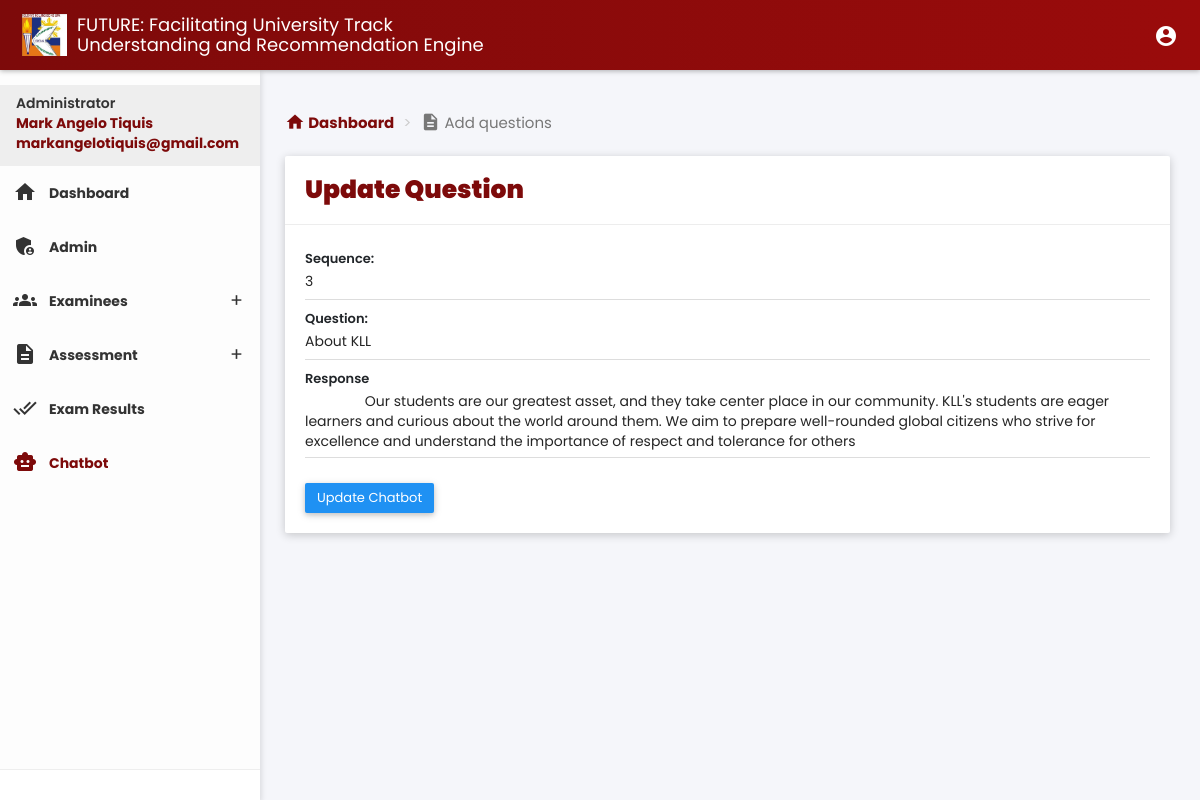
Page /admin/update_chatbot.php?id=25 (signed in) on the committed database.
### tables this page shows
CREATE TABLE `tbl_chatbot` (
  `id` int(11) NOT NULL,
  `chat_question` text NOT NULL,
  `bot_response` text NOT NULL,
  `created_at` timestamp NOT NULL DEFAULT current_timestamp(),
  `updated_at` timestamp NOT NULL DEFAULT current_timestamp(),
  `sequence` int(11) DEFAULT 0
);

### admin/update_chatbot.php (the view, shortened to what this page needs)
<?php
include '../database/connection.php';
if (isset($_GET['id'])) {
    $id = $_GET['id'];
    $query = "SELECT * FROM tbl_chatbot WHERE id = :id";
    $stmt = $conn->prepare($query);
    $stmt->execute(['id' => $id]);
    $chatbot = $stmt->fetch();
} else {
    $_SESSION['errors'] = "No ID provided.";
    header('Location: chatbot.php');
    exit;
}
?>
<!DOCTYPE html>
<html>
<head>
    <link href="plugins/bootstrap/css/bootstrap.css" rel="stylesheet">
    <link href="plugins/bootstrap-select/css/bootstrap-select.css" rel="stylesheet">
    <link href="plugins/node-waves/waves.css" rel="stylesheet" />
    <link href="plugins/animate-css/animate.css" rel="stylesheet" />
    <link href="plugins/multi-select/css/multi-select.css" rel="stylesheet">
    <link href="plugins/jquery-datatable/skin/bootstrap/css/dataTables.bootstrap.css" rel="stylesheet">
    <link href="css/style.css" rel="stylesheet">
    <link href="css/themes/all-themes.css" rel="stylesheet" />
    <link rel="stylesheet" href="css/custom.css">
</head>
<body class="theme-red">
    <nav class="navbar">
        <div class="container-fluid">
            <div class="navbar-header">
                <a id="app-title" style="display:flex;align-items:center" class="navbar-brand" href="index.php">
                    <img id="bcas-logo" style="width:45px;display:inline;margin-right:10px;" src="images/dashboard/kll-logo.jpg" />
                    FUTURE: Facilitating University Track <br> Understanding and Recommendation Engine
                </a>
            </div>
            <div class="collapse navbar-collapse" id="navbar-collapse">
                <ul class="nav navbar-nav navbar-right">
                    <li class="pull-right"><a href="javascript:void(0);" class="js-right-sidebar" data-close="true"><i class="material-icons">account_circle</i></a></li>
                </ul>
            </div>
        </div>
    </nav>
    <section>
        <?php include 'components/left_sidebar.php' ?>
    </section>
    <section class="content">
        <div class="container-fluid">
            <div class="block-header">
                <ol style="font-size: 15px;" class="breadcrumb breadcrumb-col-red">
                    <li><a href="index.php"><i style="font-size: 20px;" class="material-icons">home</i>
                            Dashboard</a></li>
                    <li class="active"><i style="font-size: 20px;" class="material-icons">description</i> Add questions
                    </li>
                </ol>
            </div>
            <div class="row clearfix">
                <div class="col-lg-12 col-md-12 col-sm-12 col-xs-12">
                    <div class="card">
                        <div class="header">
                            <h2 style="font-size: 25px; font-weight: 900; color: #7D0A0A;">
                                Update Question
                            </h2>
                        </div>
                        <div class="body">
                            <form id="update_chatbot_validation" action="update_chatbot.php?id=<?= $chatbot['id'] ?>" method="POST">
                                <div class="form-group form-float" style="margin-top: 20px !important;">
                                    <div class="form-line">
                                        <input type="text" class="form-control" name="sequence" value="<?= $chatbot['sequence'] ?>" required>
                                        <label class="form-label">Sequence:</label>
                                    </div>
                                </div>
                                <div class="form-group form-float" style="margin-top: 20px !important;">
                                    <div class="form-line">
                                        <input type="text" class="form-control" name="chat_question" value="<?= $chatbot['chat_question'] ?>" required>
                                        <label class="form-label">Question:</label>
                                    </div>
                                </div>
                                <div class="form-group form-float">
                                    <div class="form-line">
                                        <textarea name="bot_response" cols="30" rows="3" class="form-control no-resize" required>
                <?= htmlspecialchars($chatbot['bot_response']) ?>
            </textarea>
                                        <label class="form-label">Response</label>
                                    </div>
                                </div>
                                <button class="btn btn-primary waves-effect" type="submit">Update Chatbot</button>
                            </form>
                        </div>
                    </div>
                </div>
            </div>
    </section>
</body>
</html>

### admin/css/themes/all-themes.css (style rules this page uses)
.theme-red .navbar-brand { color: #fff; }
.theme-red .nav>li>a { color: #fff; }

### admin/css/custom.css (style rules this page uses)
.breadcrumb { padding-left: 0px; }
.form-group .form-line.focused .form-label, .form-group .form-line .form-label { top: -15px !important; }
.form-label, .field-label, .modal label:not(.error) { font-weight: 600 !important; font-size: 13px !important; color: #212529 !important; }
.card .header { color: #7D0A0A !important; }
.content { color: #252525 !important; }
.form-control { color: #252525 !important; }
body { font-family: "Poppins", sans-serif !important; }
.navbar { background: linear-gradient(to right, #7D0A0A 0%, #9a0b0b 100%) !important; }
body { background-color: #f5f6fa !important; }
.block-header .breadcrumb { font-size: 15px; }

### admin/update_chatbot.php (style rules this page uses)
body { font-family: 'Poppins', sans-serif !important; }

### rows in the picture
tbl_chatbot: sequence "3", chat_question "About KLL", bot_response "Our students are our greatest asset, and they take center place in our community. KLL's students are eager learners and curious about the world around them. We aim to prepare well-rounded global citizens who strive for excellence and understand the importance of respect and tolerance for others"

### other values in the picture
$_SESSION['fullname'] "Mark Angelo Tiquis"
$_SESSION['email'] "markangelotiquis@gmail.com"
